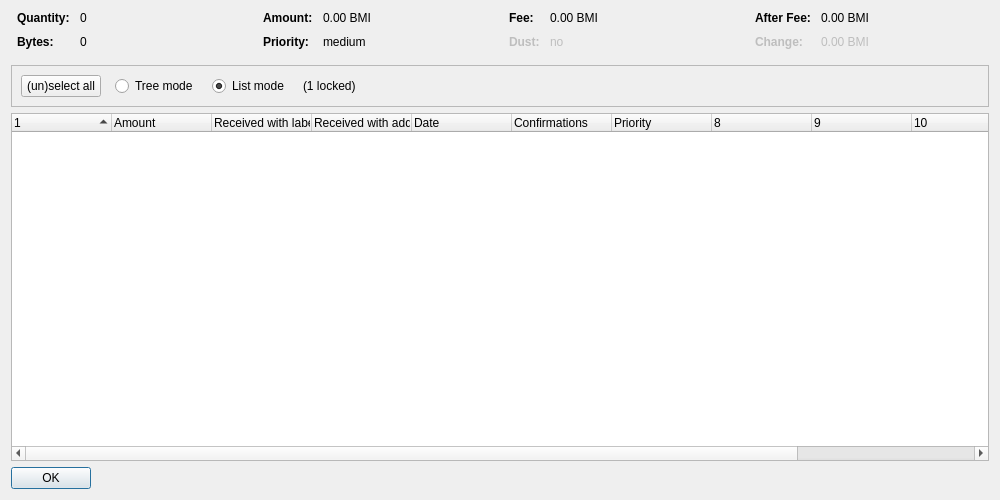
<?xml version="1.0" encoding="UTF-8"?>
<ui version="4.0">
 <class>CoinControlDialog</class>
 <widget class="QDialog" name="CoinControlDialog">
  <property name="geometry">
   <rect>
    <x>0</x>
    <y>0</y>
    <width>1000</width>
    <height>500</height>
   </rect>
  </property>
  <property name="windowTitle">
   <string>Coin Selection</string>
  </property>
  <layout class="QVBoxLayout" name="verticalLayout">
   <item>
    <layout class="QHBoxLayout" name="horizontalLayoutTop" stretch="0,0,0,0">
     <property name="topMargin">
      <number>0</number>
     </property>
     <property name="bottomMargin">
      <number>10</number>
     </property>
     <item>
      <layout class="QFormLayout" name="formLayoutCoinControl1">
       <property name="horizontalSpacing">
        <number>10</number>
       </property>
       <property name="verticalSpacing">
        <number>10</number>
       </property>
       <property name="leftMargin">
        <number>6</number>
       </property>
       <property name="rightMargin">
        <number>6</number>
       </property>
       <item row="0" column="0">
        <widget class="QLabel" name="labelCoinControlQuantityText">
         <property name="font">
          <font>
           <weight>75</weight>
           <bold>true</bold>
          </font>
         </property>
         <property name="text">
          <string>Quantity:</string>
         </property>
        </widget>
       </item>
       <item row="0" column="1">
        <widget class="QLabel" name="labelCoinControlQuantity">
         <property name="cursor">
          <cursorShape>IBeamCursor</cursorShape>
         </property>
         <property name="contextMenuPolicy">
          <enum>Qt::ActionsContextMenu</enum>
         </property>
         <property name="text">
          <string notr="true">0</string>
         </property>
         <property name="textInteractionFlags">
          <set>Qt::LinksAccessibleByMouse|Qt::TextSelectableByKeyboard|Qt::TextSelectableByMouse</set>
         </property>
        </widget>
       </item>
       <item row="1" column="0">
        <widget class="QLabel" name="labelCoinControlBytesText">
         <property name="font">
          <font>
           <weight>75</weight>
           <bold>true</bold>
          </font>
         </property>
         <property name="text">
          <string>Bytes:</string>
         </property>
        </widget>
       </item>
       <item row="1" column="1">
        <widget class="QLabel" name="labelCoinControlBytes">
         <property name="cursor">
          <cursorShape>IBeamCursor</cursorShape>
         </property>
         <property name="contextMenuPolicy">
          <enum>Qt::ActionsContextMenu</enum>
         </property>
         <property name="text">
          <string notr="true">0</string>
         </property>
         <property name="textInteractionFlags">
          <set>Qt::LinksAccessibleByMouse|Qt::TextSelectableByKeyboard|Qt::TextSelectableByMouse</set>
         </property>
        </widget>
       </item>
      </layout>
     </item>
     <item>
      <layout class="QFormLayout" name="formLayoutCoinControl2">
       <property name="horizontalSpacing">
        <number>10</number>
       </property>
       <property name="verticalSpacing">
        <number>10</number>
       </property>
       <property name="leftMargin">
        <number>6</number>
       </property>
       <property name="rightMargin">
        <number>6</number>
       </property>
       <item row="0" column="0">
        <widget class="QLabel" name="labelCoinControlAmountText">
         <property name="font">
          <font>
           <weight>75</weight>
           <bold>true</bold>
          </font>
         </property>
         <property name="text">
          <string>Amount:</string>
         </property>
        </widget>
       </item>
       <item row="0" column="1">
        <widget class="QLabel" name="labelCoinControlAmount">
         <property name="cursor">
          <cursorShape>IBeamCursor</cursorShape>
         </property>
         <property name="contextMenuPolicy">
          <enum>Qt::ActionsContextMenu</enum>
         </property>
         <property name="text">
          <string notr="true">0.00 BMI</string>
         </property>
         <property name="textInteractionFlags">
          <set>Qt::LinksAccessibleByMouse|Qt::TextSelectableByKeyboard|Qt::TextSelectableByMouse</set>
         </property>
        </widget>
       </item>
       <item row="1" column="0">
        <widget class="QLabel" name="labelCoinControlPriorityText">
         <property name="font">
          <font>
           <weight>75</weight>
           <bold>true</bold>
          </font>
         </property>
         <property name="text">
          <string>Priority:</string>
         </property>
        </widget>
       </item>
       <item row="1" column="1">
        <widget class="QLabel" name="labelCoinControlPriority">
         <property name="cursor">
          <cursorShape>IBeamCursor</cursorShape>
         </property>
         <property name="contextMenuPolicy">
          <enum>Qt::ActionsContextMenu</enum>
         </property>
         <property name="text">
          <string notr="true">medium</string>
         </property>
         <property name="textInteractionFlags">
          <set>Qt::LinksAccessibleByMouse|Qt::TextSelectableByKeyboard|Qt::TextSelectableByMouse</set>
         </property>
        </widget>
       </item>
      </layout>
     </item>
     <item>
      <layout class="QFormLayout" name="formLayoutCoinControl3">
       <property name="horizontalSpacing">
        <number>10</number>
       </property>
       <property name="verticalSpacing">
        <number>10</number>
       </property>
       <property name="leftMargin">
        <number>6</number>
       </property>
       <property name="rightMargin">
        <number>6</number>
       </property>
       <item row="0" column="0">
        <widget class="QLabel" name="labelCoinControlFeeText">
         <property name="font">
          <font>
           <weight>75</weight>
           <bold>true</bold>
          </font>
         </property>
         <property name="text">
          <string>Fee:</string>
         </property>
        </widget>
       </item>
       <item row="0" column="1">
        <widget class="QLabel" name="labelCoinControlFee">
         <property name="cursor">
          <cursorShape>IBeamCursor</cursorShape>
         </property>
         <property name="contextMenuPolicy">
          <enum>Qt::ActionsContextMenu</enum>
         </property>
         <property name="text">
          <string notr="true">0.00 BMI</string>
         </property>
         <property name="textInteractionFlags">
          <set>Qt::LinksAccessibleByMouse|Qt::TextSelectableByKeyboard|Qt::TextSelectableByMouse</set>
         </property>
        </widget>
       </item>
       <item row="1" column="0">
        <widget class="QLabel" name="labelCoinControlLowOutputText">
         <property name="enabled">
          <bool>false</bool>
         </property>
         <property name="font">
          <font>
           <weight>75</weight>
           <bold>true</bold>
          </font>
         </property>
         <property name="text">
          <string>Dust:</string>
         </property>
        </widget>
       </item>
       <item row="1" column="1">
        <widget class="QLabel" name="labelCoinControlLowOutput">
         <property name="enabled">
          <bool>false</bool>
         </property>
         <property name="cursor">
          <cursorShape>IBeamCursor</cursorShape>
         </property>
         <property name="contextMenuPolicy">
          <enum>Qt::ActionsContextMenu</enum>
         </property>
         <property name="text">
          <string notr="true">no</string>
         </property>
         <property name="textInteractionFlags">
          <set>Qt::LinksAccessibleByMouse|Qt::TextSelectableByKeyboard|Qt::TextSelectableByMouse</set>
         </property>
        </widget>
       </item>
      </layout>
     </item>
     <item>
      <layout class="QFormLayout" name="formLayoutCoinControl4">
       <property name="horizontalSpacing">
        <number>10</number>
       </property>
       <property name="verticalSpacing">
        <number>10</number>
       </property>
       <property name="leftMargin">
        <number>6</number>
       </property>
       <property name="rightMargin">
        <number>6</number>
       </property>
       <item row="0" column="0">
        <widget class="QLabel" name="labelCoinControlAfterFeeText">
         <property name="font">
          <font>
           <weight>75</weight>
           <bold>true</bold>
          </font>
         </property>
         <property name="text">
          <string>After Fee:</string>
         </property>
        </widget>
       </item>
       <item row="0" column="1">
        <widget class="QLabel" name="labelCoinControlAfterFee">
         <property name="cursor">
          <cursorShape>IBeamCursor</cursorShape>
         </property>
         <property name="contextMenuPolicy">
          <enum>Qt::ActionsContextMenu</enum>
         </property>
         <property name="text">
          <string notr="true">0.00 BMI</string>
         </property>
         <property name="textInteractionFlags">
          <set>Qt::LinksAccessibleByMouse|Qt::TextSelectableByKeyboard|Qt::TextSelectableByMouse</set>
         </property>
        </widget>
       </item>
       <item row="1" column="0">
        <widget class="QLabel" name="labelCoinControlChangeText">
         <property name="enabled">
          <bool>false</bool>
         </property>
         <property name="font">
          <font>
           <weight>75</weight>
           <bold>true</bold>
          </font>
         </property>
         <property name="text">
          <string>Change:</string>
         </property>
        </widget>
       </item>
       <item row="1" column="1">
        <widget class="QLabel" name="labelCoinControlChange">
         <property name="enabled">
          <bool>false</bool>
         </property>
         <property name="cursor">
          <cursorShape>IBeamCursor</cursorShape>
         </property>
         <property name="contextMenuPolicy">
          <enum>Qt::ActionsContextMenu</enum>
         </property>
         <property name="text">
          <string notr="true">0.00 BMI</string>
         </property>
         <property name="textInteractionFlags">
          <set>Qt::LinksAccessibleByMouse|Qt::TextSelectableByKeyboard|Qt::TextSelectableByMouse</set>
         </property>
        </widget>
       </item>
      </layout>
     </item>
    </layout>
   </item>
   <item>
    <widget class="QFrame" name="frame">
     <property name="minimumSize">
      <size>
       <width>0</width>
       <height>40</height>
      </size>
     </property>
     <property name="frameShape">
      <enum>QFrame::StyledPanel</enum>
     </property>
     <property name="frameShadow">
      <enum>QFrame::Sunken</enum>
     </property>
     <layout class="QHBoxLayout" name="horizontalLayout">
      <item>
       <layout class="QHBoxLayout" name="horizontalLayoutPanel" stretch="0,0,0,0,0">
        <property name="spacing">
         <number>14</number>
        </property>
        <item>
         <widget class="QPushButton" name="pushButtonSelectAll">
          <property name="sizePolicy">
           <sizepolicy hsizetype="Maximum" vsizetype="Fixed">
            <horstretch>0</horstretch>
            <verstretch>0</verstretch>
           </sizepolicy>
          </property>
          <property name="text">
           <string>(un)select all</string>
          </property>
          <property name="autoDefault">
           <bool>false</bool>
          </property>
         </widget>
        </item>
        <item>
         <widget class="QRadioButton" name="radioTreeMode">
          <property name="sizePolicy">
           <sizepolicy hsizetype="Maximum" vsizetype="Fixed">
            <horstretch>0</horstretch>
            <verstretch>0</verstretch>
           </sizepolicy>
          </property>
          <property name="text">
           <string>Tree mode</string>
          </property>
         </widget>
        </item>
        <item>
         <widget class="QRadioButton" name="radioListMode">
          <property name="sizePolicy">
           <sizepolicy hsizetype="Maximum" vsizetype="Fixed">
            <horstretch>0</horstretch>
            <verstretch>0</verstretch>
           </sizepolicy>
          </property>
          <property name="text">
           <string>List mode</string>
          </property>
          <property name="checked">
           <bool>true</bool>
          </property>
         </widget>
        </item>
        <item>
         <widget class="QLabel" name="labelLocked">
          <property name="text">
           <string notr="true">(1 locked)</string>
          </property>
         </widget>
        </item>
        <item>
         <spacer name="horizontalSpacer">
          <property name="orientation">
           <enum>Qt::Horizontal</enum>
          </property>
          <property name="sizeHint" stdset="0">
           <size>
            <width>40</width>
            <height>20</height>
           </size>
          </property>
         </spacer>
        </item>
       </layout>
      </item>
     </layout>
    </widget>
   </item>
   <item>
    <widget class="CoinControlTreeWidget" name="treeWidget">
     <property name="contextMenuPolicy">
      <enum>Qt::CustomContextMenu</enum>
     </property>
     <property name="sortingEnabled">
      <bool>false</bool>
     </property>
     <property name="columnCount">
      <number>12</number>
     </property>
     <attribute name="headerShowSortIndicator" stdset="0">
      <bool>true</bool>
     </attribute>
     <attribute name="headerStretchLastSection">
      <bool>false</bool>
     </attribute>
     <column>
      <property name="text">
       <string/>
      </property>
     </column>
     <column>
      <property name="text">
       <string>Amount</string>
      </property>
     </column>
     <column>
      <property name="text">
       <string>Received with label</string>
      </property>
     </column>
     <column>
      <property name="text">
       <string>Received with address</string>
      </property>
     </column>
     <column>
      <property name="text">
       <string>Date</string>
      </property>
     </column>
     <column>
      <property name="text">
       <string>Confirmations</string>
      </property>
      <property name="toolTip">
       <string>Confirmed</string>
      </property>
     </column>
     <column>
      <property name="text">
       <string>Priority</string>
      </property>
     </column>
     <column>
      <property name="text">
       <string/>
      </property>
     </column>
     <column>
      <property name="text">
       <string/>
      </property>
     </column>
     <column>
      <property name="text">
       <string/>
      </property>
     </column>
     <column>
      <property name="text">
       <string/>
      </property>
     </column>
     <column>
      <property name="text">
       <string/>
      </property>
     </column>
    </widget>
   </item>
   <item>
    <widget class="QDialogButtonBox" name="buttonBox">
     <property name="sizePolicy">
      <sizepolicy hsizetype="Maximum" vsizetype="Fixed">
       <horstretch>0</horstretch>
       <verstretch>0</verstretch>
      </sizepolicy>
     </property>
     <property name="orientation">
      <enum>Qt::Horizontal</enum>
     </property>
     <property name="standardButtons">
      <set>QDialogButtonBox::Ok</set>
     </property>
    </widget>
   </item>
  </layout>
 </widget>
 <customwidgets>
  <customwidget>
   <class>CoinControlTreeWidget</class>
   <extends>QTreeWidget</extends>
   <header>coincontroltreewidget.h</header>
  </customwidget>
 </customwidgets>
 <resources/>
 <connections/>
</ui>
